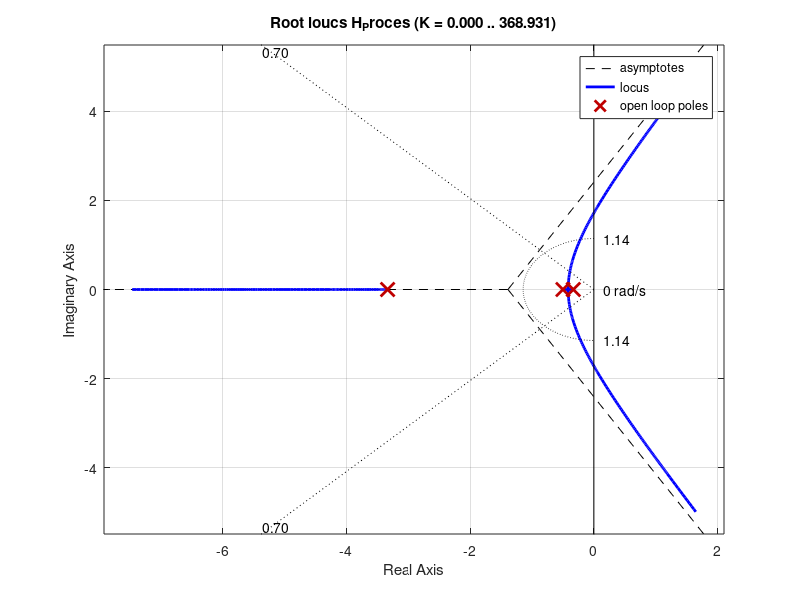

Here is the MATLAB script that generated this plot: (Note: this script raises an error after producing the figure.)
% Proiectare solutie de control automat pri plasarea polilor in locatiile
% dorite (curs/Cap.6.4)
%PROCES
Te=0.01;
T1=3;T2=2;T3=0.3;
h1=tf([1], [T1 1]);   h2=tf([1], [T2 1]);    h3=tf([1], [T3 1]);
%h1d=c2d(h1,Te,'tustin');h2d=c2d(h2,Te,'tustin');h3d=c2d(h3,Te,'tustin');
h12=series(h1,h2) 
H_Proces=series(h12,h3)
%h1234=c2d(h123,Te,'tustin')

%Proiectare Reactie dupa stare prin plasarea polilor in locatiile dorite cu
%functia PLACE
[NUM,DEN] = tfdata(H_Proces,'v');
[A,B,C,D] = tf2ss(NUM,DEN)
%alegere poli pe baza performantelor cerute, dar se poate folosi SISOTOOL
%pentru diverse plasari de poli si generare de performante
psi=0.7;        %pt. suprareglaj de 5%
    t_rasp=5;     %timp de raspuns impus
        wn=4/(t_rasp*psi);
rlocus(H_Proces)
sgrid(psi,wn)
pause;
%Valorile polilor complex conjugati vor fi
P=[-0.49+0.0523i -0.049-0.0523i -0.0478-0.059i]
%calcul K pt a plasa polii in locatiile dorite   
K_place = place(A,B,P)
A0_place=A-B*K_place;
B0_place=B; 
C0_place=C; 
D0_place=D;  
val_proprii=eig(A0_place);
[n0_place,d0_place]= ss2tf(A0_place,B0_place,C0_place,D0_place);
H0_place=tf(n0_place, d0_place);

% Se testeaza Raspunsul sistemului in circuit inchis
%OBS: Asa trebuie sa obtinem si in Labwindows
%Reprezentarea ecuatiilor de stare in circuit inchis este: 
step(H_Proces);hold on;step(H0_place);hold off